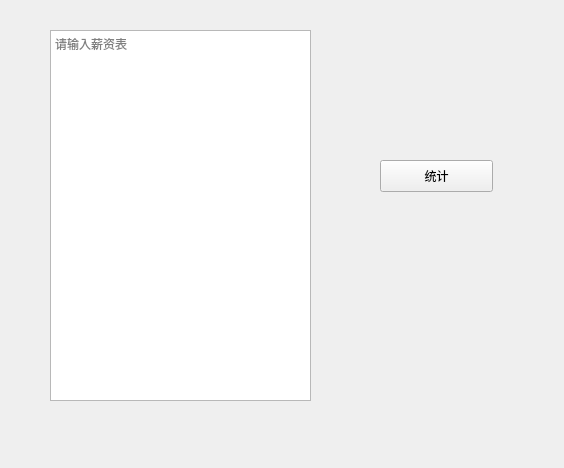
<?xml version="1.0" encoding="UTF-8"?>
<ui version="4.0">
 <class>Form</class>
 <widget class="QWidget" name="Form">
  <property name="geometry">
   <rect>
    <x>0</x>
    <y>0</y>
    <width>564</width>
    <height>468</height>
   </rect>
  </property>
  <property name="windowTitle">
   <string>统计薪资</string>
  </property>
  <widget class="QPlainTextEdit" name="textEdit">
   <property name="geometry">
    <rect>
     <x>50</x>
     <y>30</y>
     <width>261</width>
     <height>371</height>
    </rect>
   </property>
   <property name="placeholderText">
    <string>请输入薪资表</string>
   </property>
  </widget>
  <widget class="QPushButton" name="button">
   <property name="geometry">
    <rect>
     <x>380</x>
     <y>160</y>
     <width>113</width>
     <height>32</height>
    </rect>
   </property>
   <property name="text">
    <string>统计</string>
   </property>
  </widget>
 </widget>
 <resources/>
 <connections/>
</ui>
